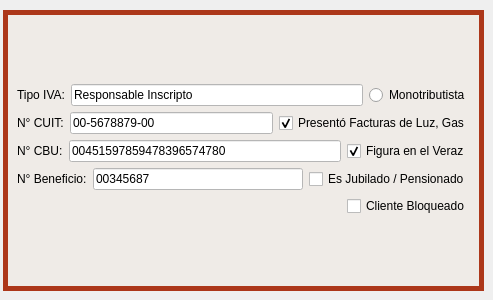
         <widget class="QWidget" name="tab_19">
          <attribute name="icon">
           <iconset>
            <normalon>Íconos/casilla-y-boligrafo.png</normalon>
           </iconset>
          </attribute>
          <attribute name="title">
           <string>Otros Datos</string>
          </attribute>
          <widget class="QGroupBox" name="groupBox_4">
           <property name="geometry">
            <rect>
             <x>3</x>
             <y>10</y>
             <width>481</width>
             <height>281</height>
            </rect>
           </property>
           <property name="styleSheet">
            <string notr="true">QGroupBox{
background-color: rgb(239, 235, 231);
border-style: solid;
border-width: 5px;
border-color: rgb(172, 55, 26);
}

QLabel{
background-color: rgb(239, 235, 231);
}

QLineEdit{
background-color: rgb(255, 255, 255);
}

QTextEdit{
background-color: rgb(255, 255, 255);
}

QComboBox{
background-color: rgb(255, 255, 255);
}

QDateEdit{
background-color: rgb(255, 255, 255);
}

</string>
           </property>
           <property name="title">
            <string/>
           </property>
           <layout class="QGridLayout" name="gridLayout_2">
            <item row="0" column="0">
             <layout class="QVBoxLayout" name="verticalLayout_6">
              <item>
               <layout class="QVBoxLayout" name="verticalLayout_5">
                <item>
                 <layout class="QHBoxLayout" name="horizontalLayout_18">
                  <item>
                   <widget class="QLabel" name="label_161">
                    <property name="text">
                     <string>Tipo IVA:</string>
                    </property>
                   </widget>
                  </item>
                  <item>
                   <widget class="QLineEdit" name="lne_iva_4">
                    <property name="styleSheet">
                     <string notr="true">background-color: rgb(255, 255, 255);</string>
                    </property>
                    <property name="text">
                     <string>Responsable Inscripto</string>
                    </property>
                   </widget>
                  </item>
                  <item>
                   <widget class="QRadioButton" name="rbt_monotributista_4">
                    <property name="text">
                     <string>Monotributista</string>
                    </property>
                   </widget>
                  </item>
                 </layout>
                </item>
                <item>
                 <layout class="QHBoxLayout" name="horizontalLayout_19">
                  <item>
                   <widget class="QLabel" name="label_158">
                    <property name="text">
                     <string>N° CUIT:</string>
                    </property>
                   </widget>
                  </item>
                  <item>
                   <widget class="QLineEdit" name="lne_cuit_4">
                    <property name="styleSheet">
                     <string notr="true">background-color: rgb(255, 255, 255);</string>
                    </property>
                    <property name="text">
                     <string>00-5678879-00</string>
                    </property>
                   </widget>
                  </item>
                  <item>
                   <widget class="QCheckBox" name="ckbx_facturas_4">
                    <property name="text">
                     <string>Presentó Facturas de Luz, Gas</string>
                    </property>
                    <property name="checked">
                     <bool>true</bool>
                    </property>
                   </widget>
                  </item>
                 </layout>
                </item>
                <item>
                 <layout class="QHBoxLayout" name="horizontalLayout_20">
                  <item>
                   <widget class="QLabel" name="label_159">
                    <property name="text">
                     <string>N° CBU:</string>
                    </property>
                   </widget>
                  </item>
                  <item>
                   <widget class="QLineEdit" name="lne_cbu_4">
                    <property name="styleSheet">
                     <string notr="true">background-color: rgb(255, 255, 255);</string>
                    </property>
                    <property name="text">
                     <string>00451597859478396574780</string>
                    </property>
                   </widget>
                  </item>
                  <item>
                   <widget class="QCheckBox" name="ckbx_veraz_4">
                    <property name="text">
                     <string>Figura en el Veraz</string>
                    </property>
                    <property name="checked">
                     <bool>true</bool>
                    </property>
                   </widget>
                  </item>
                 </layout>
                </item>
                <item>
                 <layout class="QHBoxLayout" name="horizontalLayout_21">
                  <item>
                   <widget class="QLabel" name="label_160">
                    <property name="text">
                     <string>N° Beneficio:</string>
                    </property>
                   </widget>
                  </item>
                  <item>
                   <widget class="QLineEdit" name="lne_nro_beneficio_4">
                    <property name="styleSheet">
                     <string notr="true">background-color: rgb(255, 255, 255);</string>
                    </property>
                    <property name="text">
                     <string>00345687</string>
                    </property>
                   </widget>
                  </item>
                  <item>
                   <widget class="QCheckBox" name="ckbx_jub_pens_4">
                    <property name="text">
                     <string>Es Jubilado / Pensionado</string>
                    </property>
                   </widget>
                  </item>
                 </layout>
                </item>
               </layout>
              </item>
              <item alignment="Qt::AlignRight">
               <widget class="QCheckBox" name="ckbx_bloqueado_4">
                <property name="text">
                 <string>Cliente Bloqueado</string>
                </property>
               </widget>
              </item>
             </layout>
            </item>
           </layout>
          </widget>
         </widget>
